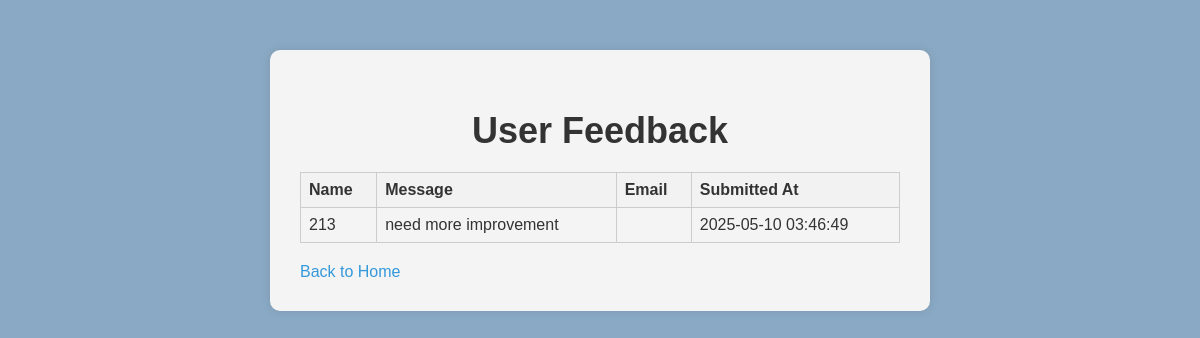
The app's page /feedback.php (signed in) with its own data.
### tables this page shows
CREATE TABLE `feedback` (
  `id` int(11) NOT NULL,
  `name` varchar(100) NOT NULL,
  `message` text NOT NULL,
  `created_at` timestamp NOT NULL DEFAULT current_timestamp(),
  `email` varchar(255) DEFAULT NULL
);

### header.php (called while the page is built, shortened)
<?php
$home_link = ($_SESSION['role'] === 'admin') ? 'admin_dashboard.php' : 'home.php';
?>

### feedback.php (the view, shortened to what this page needs)
<?php
include 'db.php';
$is_admin = $_SESSION["role"] === "admin";
?>
<!DOCTYPE html>
<html lang="en">
<head>
  <link rel="stylesheet" href="style.css">
</head>
<body>
<div class="feedback-container">
<?php if ($is_admin): ?>
  <h2>User Feedback</h2>
  <?php
    $result = $conn->query("SELECT name, message, email, created_at FROM feedback ORDER BY created_at DESC");
    if ($result->num_rows > 0):
  ?>
  <table>
    <tr><th>Name</th><th>Message</th><th>Email</th><th>Submitted At</th></tr>
    <?php while ($row = $result->fetch_assoc()): ?>
      <tr>
        <td><?= htmlspecialchars($row['name']) ?></td>
        <td><?= htmlspecialchars($row['message']) ?></td>
        <td><?= htmlspecialchars($row['email']) ?></td>
        <td><?= $row['created_at'] ?? '-' ?></td>
      </tr>
    <?php endwhile; ?>
  </table>
  <?php else: ?>
    <p>No feedback yet.</p>
  <?php endif; ?>
<?php endif; ?>
  <div class="back-btn">
    <?php include 'header.php'; ?>
    <a href="<?php echo $home_link; ?>">Back to Home</a>
  </div>
</div>
</body>
</html>

### style.css (style rules this page uses)
body { font-family: Arial, sans-serif; background-color: #f4f4f9; color: #333; margin: 0; padding: 0; }
h2 { font-size: 36px; margin-bottom: 20px; }
.feedback-container { max-width: 600px; margin: 50px auto; background: #f4f4f4; padding: 30px; border-radius: 10px; box-shadow: 0 0 10px rgba(0,0,0,0.1); }
.feedback-container h2 { text-align: center; margin-bottom: 20px; }
.back-btn { margin-top: 20px; display: inline-block; text-align: center; }
.back-btn a { text-decoration: none; color: #3498db; }
body { background-color: #8aa9c4; font-family: Arial, sans-serif; }
table { width: 100%; border-collapse: collapse; margin-top: 20px; }
table, th, td { border: 1px solid #ddd; }
th, td { padding: 10px; text-align: left; }
th { background-color: #f2f2f2; }

### feedback.php (style rules this page uses)
table { border-collapse: collapse; width: 100%; margin-top: 20px; }
table, th, td { border: 1px solid #ccc; padding: 8px; }

### records on screen
feedback: name "213", message "need more improvement", created_at "2025-05-10 03:46:49"
